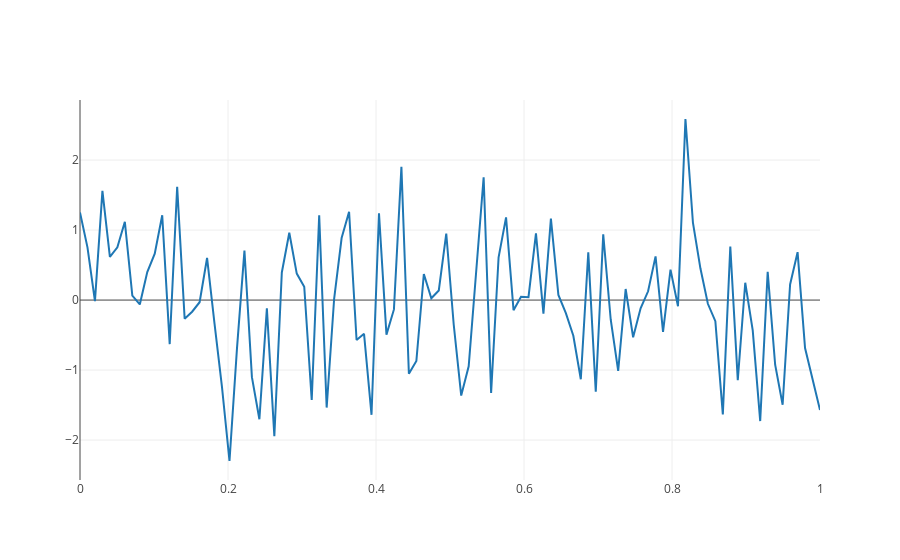

Notebook code for this chart:
### Code cell
import plotly.offline as py
from plotly.offline import init_notebook_mode, iplot
import plotly.graph_objs as go
import numpy as np

init_notebook_mode(connected=True)

N = 100
random_x = np.linspace(0,1,N)
random_y = np.random.randn(N)

# Create a trace
trace = go.Scatter(
    x = random_x,
    y = random_y
)

data = [trace]

# Plot and embed in ipython notebook!
py.iplot(data, filename='basic-scatter')
